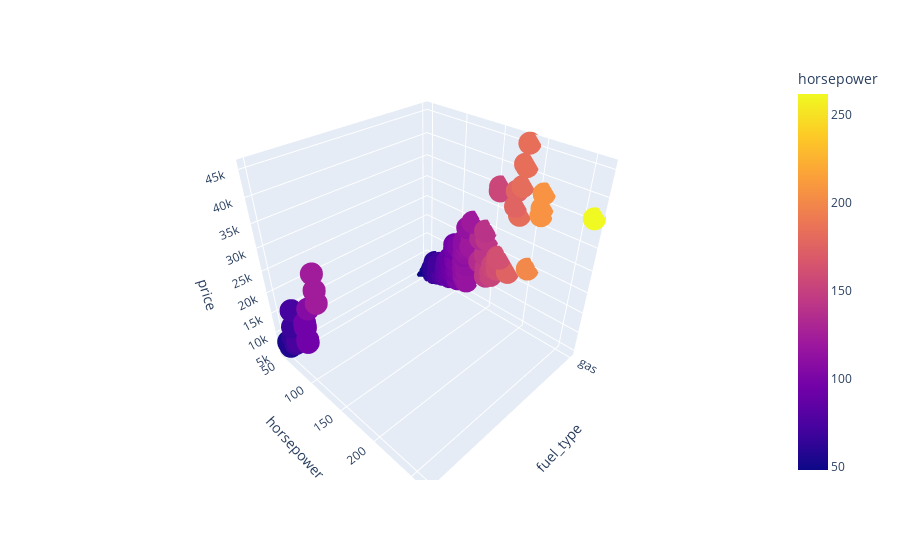

Notebook code for this chart:
### Markdown cell above
## 3D Scatter Plot

### Code cell
fig_3d = px.scatter_3d(df, x='fuel_type', y='horsepower', z='price', color='horsepower')
fig_3d.show()
# Try to use your mouse the re-size the plot.

### Figure 1 — Plotly figure (JSON) as saved in the notebook; plotly's stock layout.template omitted (floating-point values rounded to 4 significant figures; data arrays with more than 128 entries replaced by an {"elided": "..."} marker saying what was removed)
{"data": [{"hovertemplate": "fuel_type=%{x}<br>horsepower=%{marker.color}<br>price=%{z}<extra></extra>", "legendgroup": "", "marker": {"color": {"elided": "201 int values"}, "coloraxis": "coloraxis", "symbol": "circle"}, "mode": "markers", "name": "", "scene": "scene", "showlegend": false, "type": "scatter3d", "x": {"elided": "201 str values"}, "y": {"elided": "201 int values"}, "z": {"elided": "201 int values"}}], "layout": {"coloraxis": {"colorbar": {"title": {"text": "horsepower"}}, "colorscale": [[0, "#0d0887"], [0.1111, "#46039f"], [0.2222, "#7201a8"], [0.3333, "#9c179e"], [0.4444, "#bd3786"], [0.5556, "#d8576b"], [0.6667, "#ed7953"], [0.7778, "#fb9f3a"], [0.8889, "#fdca26"], [1, "#f0f921"]]}, "legend": {"tracegroupgap": 0}, "margin": {"t": 60}, "scene": {"domain": {"x": [0, 1], "y": [0, 1]}, "xaxis": {"title": {"text": "fuel_type"}}, "yaxis": {"title": {"text": "horsepower"}}, "zaxis": {"title": {"text": "price"}}}}}
